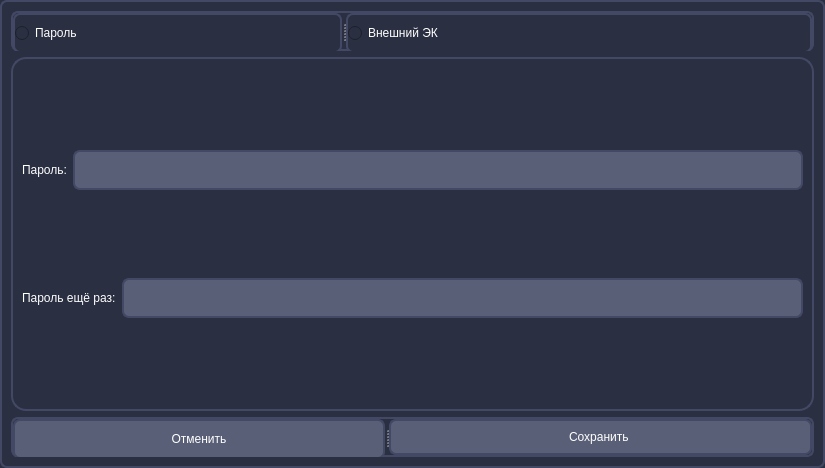
<?xml version="1.0" encoding="UTF-8"?>
<ui version="4.0">
 <class>Form</class>
 <widget class="QWidget" name="Form">
  <property name="geometry">
   <rect>
    <x>0</x>
    <y>0</y>
    <width>825</width>
    <height>468</height>
   </rect>
  </property>
  <property name="sizePolicy">
   <sizepolicy hsizetype="Preferred" vsizetype="Ignored">
    <horstretch>0</horstretch>
    <verstretch>0</verstretch>
   </sizepolicy>
  </property>
  <property name="minimumSize">
   <size>
    <width>825</width>
    <height>468</height>
   </size>
  </property>
  <property name="maximumSize">
   <size>
    <width>825</width>
    <height>468</height>
   </size>
  </property>
  <property name="windowTitle">
   <string>Ключи</string>
  </property>
  <property name="styleSheet">
   <string notr="true">border: 2px solid #434965;
border-radius: 7px;
background-color: #2A2F41;</string>
  </property>
  <layout class="QGridLayout" name="gridLayout">
   <item row="0" column="0">
    <layout class="QVBoxLayout" name="verticalLayout">
     <item>
      <widget class="QSplitter" name="splitter">
       <property name="orientation">
        <enum>Qt::Horizontal</enum>
       </property>
       <widget class="QRadioButton" name="radioButton">
        <property name="minimumSize">
         <size>
          <width>0</width>
          <height>40</height>
         </size>
        </property>
        <property name="maximumSize">
         <size>
          <width>16777215</width>
          <height>40</height>
         </size>
        </property>
        <property name="styleSheet">
         <string notr="true">color: rgb(255, 255, 255);
font: 75 11pt &quot;MS Shell Dlg 2&quot;;</string>
        </property>
        <property name="text">
         <string>Пароль</string>
        </property>
       </widget>
       <widget class="QRadioButton" name="radioButton_2">
        <property name="minimumSize">
         <size>
          <width>0</width>
          <height>40</height>
         </size>
        </property>
        <property name="styleSheet">
         <string notr="true">color: rgb(255, 255, 255);
font: 75 11pt &quot;MS Shell Dlg 2&quot;;</string>
        </property>
        <property name="text">
         <string>Внешний ЭК</string>
        </property>
       </widget>
      </widget>
     </item>
     <item>
      <widget class="QFrame" name="frame">
       <property name="minimumSize">
        <size>
         <width>0</width>
         <height>350</height>
        </size>
       </property>
       <property name="styleSheet">
        <string notr="true">background-color: #2A2F41;
color: rgb(255, 255, 255);
border-radius:15px;</string>
       </property>
       <property name="frameShape">
        <enum>QFrame::StyledPanel</enum>
       </property>
       <property name="frameShadow">
        <enum>QFrame::Raised</enum>
       </property>
       <layout class="QGridLayout" name="gridLayout_2">
        <item row="0" column="0">
         <widget class="QLabel" name="label">
          <property name="minimumSize">
           <size>
            <width>0</width>
            <height>40</height>
           </size>
          </property>
          <property name="styleSheet">
           <string notr="true">font: 75 11pt &quot;MS Shell Dlg 2&quot;;
border: 0px;</string>
          </property>
          <property name="text">
           <string>Пароль:</string>
          </property>
         </widget>
        </item>
        <item row="0" column="1" colspan="2">
         <widget class="QLineEdit" name="lineEdit">
          <property name="minimumSize">
           <size>
            <width>0</width>
            <height>40</height>
           </size>
          </property>
          <property name="styleSheet">
           <string notr="true">font: 75 11pt &quot;MS Shell Dlg 2&quot;;
border-radius:7px;
background-color: #595F76;

color: rgb(255, 255, 255);</string>
          </property>
          <property name="echoMode">
           <enum>QLineEdit::Password</enum>
          </property>
         </widget>
        </item>
        <item row="1" column="0" colspan="2">
         <widget class="QLabel" name="label_2">
          <property name="minimumSize">
           <size>
            <width>0</width>
            <height>40</height>
           </size>
          </property>
          <property name="styleSheet">
           <string notr="true">font: 75 11pt &quot;MS Shell Dlg 2&quot;;
border: 0px;</string>
          </property>
          <property name="text">
           <string>Пароль ещё раз:</string>
          </property>
         </widget>
        </item>
        <item row="1" column="2">
         <widget class="QLineEdit" name="lineEdit_2">
          <property name="minimumSize">
           <size>
            <width>0</width>
            <height>40</height>
           </size>
          </property>
          <property name="styleSheet">
           <string notr="true">font: 75 11pt &quot;MS Shell Dlg 2&quot;;
border-radius:7px;
background-color: #595F76;

color: rgb(255, 255, 255);</string>
          </property>
          <property name="echoMode">
           <enum>QLineEdit::Password</enum>
          </property>
         </widget>
        </item>
       </layout>
      </widget>
     </item>
     <item>
      <widget class="QSplitter" name="splitter_2">
       <property name="orientation">
        <enum>Qt::Horizontal</enum>
       </property>
       <widget class="QPushButton" name="pushButton">
        <property name="minimumSize">
         <size>
          <width>0</width>
          <height>40</height>
         </size>
        </property>
        <property name="maximumSize">
         <size>
          <width>16777215</width>
          <height>40</height>
         </size>
        </property>
        <property name="styleSheet">
         <string notr="true">QPushButton{
 color: white;
border-radius: 7px;
background-color: #595F76;
	font: 75 11pt &quot;MS Shell Dlg 2&quot;;
}
QPushButton:hover{
background-color: #50566E;
}
QPushButton:pressed{
 background-color: #434965;
}</string>
        </property>
        <property name="text">
         <string>Отменить</string>
        </property>
       </widget>
       <widget class="QPushButton" name="pushButton_2">
        <property name="styleSheet">
         <string notr="true">QPushButton{
 color: white;
border-radius: 7px;
	font: 75 11pt &quot;MS Shell Dlg 2&quot;;
background-color: #595F76;
}
QPushButton:hover{
background-color: #50566E;
}
QPushButton:pressed{
 background-color: #434965;
}</string>
        </property>
        <property name="text">
         <string>Сохранить </string>
        </property>
       </widget>
      </widget>
     </item>
    </layout>
   </item>
  </layout>
 </widget>
 <resources/>
 <connections/>
</ui>
